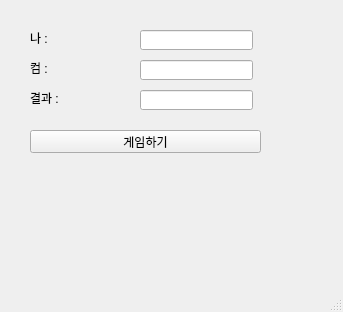
<?xml version="1.0" encoding="UTF-8"?>
<ui version="4.0">
 <class>MainWindow</class>
 <widget class="QMainWindow" name="MainWindow">
  <property name="geometry">
   <rect>
    <x>0</x>
    <y>0</y>
    <width>343</width>
    <height>312</height>
   </rect>
  </property>
  <property name="windowTitle">
   <string>MainWindow</string>
  </property>
  <widget class="QWidget" name="centralwidget">
   <widget class="QLabel" name="lbl1">
    <property name="geometry">
     <rect>
      <x>30</x>
      <y>30</y>
      <width>91</width>
      <height>16</height>
     </rect>
    </property>
    <property name="text">
     <string>나 : </string>
    </property>
   </widget>
   <widget class="QPushButton" name="pb">
    <property name="geometry">
     <rect>
      <x>30</x>
      <y>130</y>
      <width>231</width>
      <height>23</height>
     </rect>
    </property>
    <property name="text">
     <string>게임하기</string>
    </property>
   </widget>
   <widget class="QLabel" name="lbl2">
    <property name="geometry">
     <rect>
      <x>30</x>
      <y>60</y>
      <width>91</width>
      <height>16</height>
     </rect>
    </property>
    <property name="text">
     <string>컴 : </string>
    </property>
   </widget>
   <widget class="QLabel" name="lbl3">
    <property name="geometry">
     <rect>
      <x>30</x>
      <y>90</y>
      <width>91</width>
      <height>16</height>
     </rect>
    </property>
    <property name="text">
     <string>결과 : </string>
    </property>
   </widget>
   <widget class="QLineEdit" name="le1">
    <property name="geometry">
     <rect>
      <x>140</x>
      <y>30</y>
      <width>113</width>
      <height>20</height>
     </rect>
    </property>
   </widget>
   <widget class="QLineEdit" name="le2">
    <property name="geometry">
     <rect>
      <x>140</x>
      <y>60</y>
      <width>113</width>
      <height>20</height>
     </rect>
    </property>
   </widget>
   <widget class="QLineEdit" name="le3">
    <property name="geometry">
     <rect>
      <x>140</x>
      <y>90</y>
      <width>113</width>
      <height>20</height>
     </rect>
    </property>
   </widget>
  </widget>
  <widget class="QMenuBar" name="menubar">
   <property name="geometry">
    <rect>
     <x>0</x>
     <y>0</y>
     <width>343</width>
     <height>21</height>
    </rect>
   </property>
  </widget>
  <widget class="QStatusBar" name="statusbar"/>
 </widget>
 <resources/>
 <connections/>
</ui>
